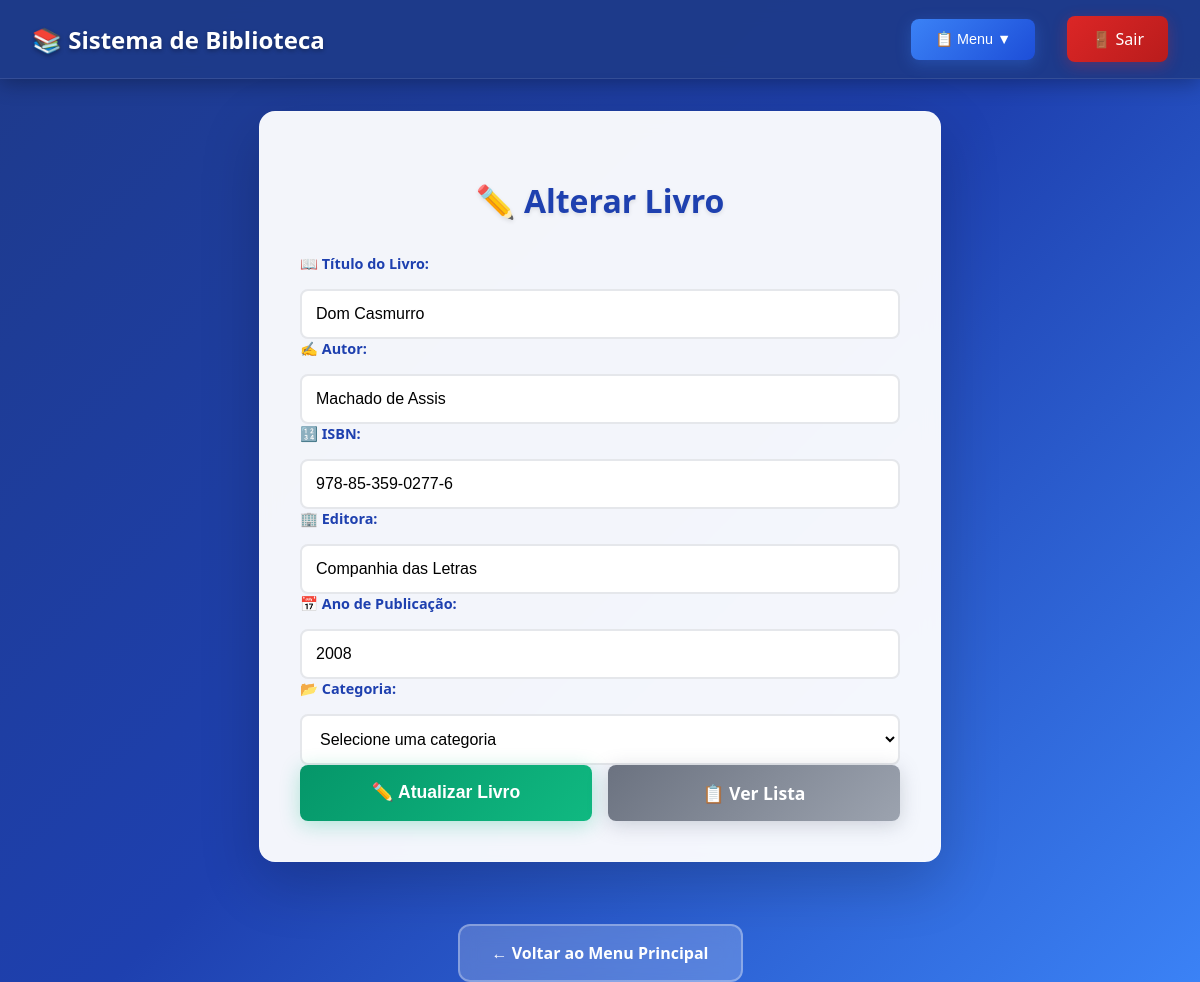
The page /alterar_produto.php?id_produto=1 (signed in) on the database its author committed.
### tables this page shows
CREATE TABLE `produto` (
    id_produto INT AUTO_INCREMENT PRIMARY KEY,
    titulo VARCHAR(255) NOT NULL,
    autor VARCHAR(255) NOT NULL,
    isbn VARCHAR(20) UNIQUE,
    editora VARCHAR(100),
    ano_publicacao INT,
    categoria VARCHAR(50),
    data_cadastro TIMESTAMP DEFAULT CURRENT_TIMESTAMP
);

### alterar_produto.php (the view, shortened to what this page needs)
<?php
require_once 'conexao.php';
try {
    $pdo = new PDO('mysql:host=localhost;dbname=estoquebiblioteca', 'root', '');
    $pdo->setAttribute(PDO::ATTR_ERRMODE, PDO::ERRMODE_EXCEPTION);
} catch (PDOException $e) {
    die('Erro ao conectar ao banco de dados: ' . $e->getMessage());
}
$livro = null;
if (isset($_GET['id_produto'])) {
    $id = $_GET['id_produto'];
    $sql = "SELECT * FROM produto WHERE id_produto = :id_produto";
    $stmt = $pdo->prepare($sql);
    $stmt->bindParam(':id_produto', $id, PDO::PARAM_INT);
    $stmt->execute();
    $livro = $stmt->fetch(PDO::FETCH_ASSOC);
}
?>
<!DOCTYPE html>
<html lang="pt-BR">
<head>
</head>
<body>
    <header
        style="background: rgba(30, 58, 138, 0.95); backdrop-filter: blur(10px); padding: 1rem 2rem; box-shadow: 0 4px 20px rgba(0, 0, 0, 0.3); border-bottom: 1px solid rgba(255, 255, 255, 0.1);">
        <nav
            style="display: flex; justify-content: space-between; align-items: center; max-width: 1200px; margin: 0 auto;">
            <h1
                style="color: white; margin: 0; font-size: 1.5rem; font-weight: 600; text-shadow: 0 2px 4px rgba(0, 0, 0, 0.3);">
                📚 Sistema de Biblioteca
            </h1>
            <div style="display: flex; align-items: center; gap: 2rem;">
                <div style="position: relative; display: inline-block;">
                    <button onclick="toggleDropdown()"
                        style="background: linear-gradient(135deg, #3b82f6, #1d4ed8); color: white; border: none; padding: 0.75rem 1.5rem; border-radius: 8px; cursor: pointer; font-size: 0.9rem; font-weight: 500; transition: all 0.3s ease; box-shadow: 0 4px 15px rgba(59, 130, 246, 0.3);">
                        📋 Menu ▼
                    </button>
                </div>
                <a href="logout.php"
                    style="background: linear-gradient(135deg, #dc2626, #b91c1c); color: white; text-decoration: none; padding: 0.75rem 1.5rem; border-radius: 8px; font-weight: 500; transition: all 0.3s ease; box-shadow: 0 4px 15px rgba(220, 38, 38, 0.3);">
                    🚪 Sair
                </a>
            </div>
        </nav>
    </header>
    <main>
        <div class="container">
            <h2>✏️ Alterar Livro</h2>
            <?php if ($livro): ?>
                <form method="POST">
                    <div class="form-group">
                        <label for="titulo">📖 Título do Livro:</label>
                        <input type="text" id="titulo" name="titulo"
                            value="<?php echo htmlspecialchars($livro['titulo']); ?>" required>
                    </div>
                    <div class="form-group">
                        <label for="autor">✍️ Autor:</label>
                        <input type="text" id="autor" name="autor" value="<?php echo htmlspecialchars($livro['autor']); ?>"
                            required>
                    </div>
                    <div class="form-group">
                        <label for="isbn">🔢 ISBN:</label>
                        <input type="text" id="isbn" name="isbn" value="<?php echo htmlspecialchars($livro['isbn']); ?>"
                            required>
                    </div>
                    <div class="form-group">
                        <label for="editora">🏢 Editora:</label>
                        <input type="text" id="editora" name="editora"
                            value="<?php echo htmlspecialchars($livro['editora']); ?>" required>
                    </div>
                    <div class="form-group">
                        <label for="ano_publicacao">📅 Ano de Publicação:</label>
                        <input type="number" id="ano_publicacao" name="ano_publicacao"
                            value="<?php echo htmlspecialchars($livro['ano_publicacao']); ?>" min="1000"
                            max="<?php echo date('Y'); ?>" required>
                    </div>
                    <div class="form-group">
                        <label for="categoria">📂 Categoria:</label>
                        <select id="categoria" name="categoria" required>
                            <option value="">Selecione uma categoria</option>
                        </select>
                    </div>
                    <div class="btn-group">
                        <button type="submit" class="btn-primary">✏️ Atualizar Livro</button>
                        <a href="buscar_produto.php" class="btn-secondary">📋 Ver Lista</a>
                    </div>
                </form>
            <?php endif; ?>
        </div>
    </main>
    <center style="margin-top: 30px;">
            <a href="principal.php"
                style="display: inline-block; padding: 16px 32px; background: rgba(255, 255, 255, 0.2); color: #ffffff; text-decoration: none; border-radius: 12px; font-weight: 600; font-size: 16px; transition: all 0.3s ease; border: 2px solid rgba(255, 255, 255, 0.3); backdrop-filter: blur(10px);"
                onmouseover="this.style.background='rgba(255, 255, 255, 0.3)'; this.style.transform='translateY(-2px)'; this.style.boxShadow='0 8px 25px rgba(0, 0, 0, 0.2)';"
                onmouseout="this.style.background='rgba(255, 255, 255, 0.2)'; this.style.transform='translateY(0)'; this.style.boxShadow='none';">
                ← Voltar ao Menu Principal
            </a>
        </center>
</body>
</html>

### alterar_produto.php (style rules this page uses)
body { margin: 0; padding: 0; font-family: 'Segoe UI', Tahoma, Geneva, Verdana, sans-serif; background: linear-gradient(135deg, #1e3a8a 0%, #1e40af 50%, #3b82f6 100%); min-height: 100vh; color: #333; }
header { background: rgba(30, 58, 138, 0.95); backdrop-filter: blur(10px); padding: 1rem 2rem; box-shadow: 0 4px 20px rgba(0, 0, 0, 0.3); border-bottom: 1px solid rgba(255, 255, 255, 0.1); }
nav { display: flex; justify-content: space-between; align-items: center; max-width: 1200px; margin: 0 auto; }
h1 { color: white; margin: 0; font-size: 1.5rem; font-weight: 600; text-shadow: 0 2px 4px rgba(0, 0, 0, 0.3); }
button, a { text-decoration: none; font-weight: 500; }
main { display: flex; justify-content: center; align-items: center; min-height: calc(100vh - 100px); padding: 2rem; }
.container { background: rgba(255, 255, 255, 0.95); backdrop-filter: blur(10px); padding: 2.5rem; border-radius: 16px; box-shadow: 0 20px 60px rgba(0, 0, 0, 0.2); width: 100%; max-width: 600px; border: 1px solid rgba(255, 255, 255, 0.2); }
h2 { text-align: center; color: #1e40af; margin-bottom: 2rem; font-size: 2rem; font-weight: 600; text-shadow: 0 2px 4px rgba(0, 0, 0, 0.1); }
label { font-weight: 600; color: #1e40af; font-size: 0.9rem; display: block; margin-bottom: 0.5rem; }
input, select { padding: 0.875rem; border: 2px solid #e5e7eb; border-radius: 8px; font-size: 1rem; transition: all 0.3s ease; background: white; width: 100%; box-sizing: border-box; }
.form-group { display: flex; flex-direction: column; gap: 0.5rem; }
.btn-group { display: flex; gap: 1rem; width: 100%; box-sizing: border-box; }
.btn-primary { flex: 1; background: linear-gradient(135deg, #059669, #10b981); color: white; border: none; padding: 1rem; border-radius: 8px; font-size: 1.1rem; font-weight: 600; cursor: pointer; transition: all 0.3s ease; box-shadow: 0 4px 20px rgba(16, 185, 129, 0.3); display: flex; align-items: center; justify-content: center; gap: 0.5rem; }
.btn-secondary { flex: 1; background: linear-gradient(135deg, #6b7280, #9ca3af); color: white; text-decoration: none; padding: 1rem; border-radius: 8px; font-size: 1.1rem; font-weight: 600; text-align: center; display: flex; align-items: center; justify-content: center; gap: 0.5rem; transition: all 0.3s ease; box-shadow: 0 4px 20px rgba(107, 114, 128, 0.3); }

### rows shown on the page
produto: titulo "Dom Casmurro", autor "Machado de Assis", isbn "978-85-359-0277-6", editora "Companhia das Letras", ano_publicacao "2008"
